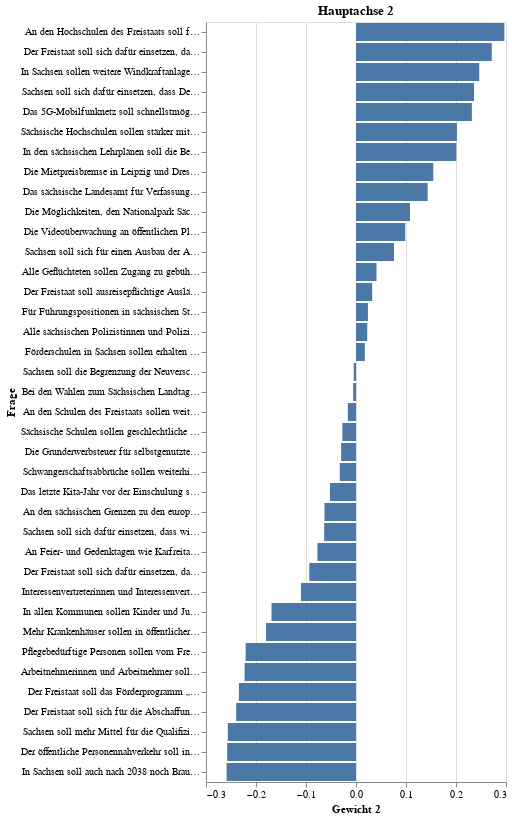

The code cell stored with this chart in its notebook:
### Markdown cell above
Das gleiche kann man dann mit der zweiten Achse machen. Diese ist in der Regel deutlich schwerer zu interpretieren.

### Code cell
chart = (
    alt.Chart(
        hauptachsen,
        title="Hauptachse 2",
    )
    .mark_bar()
    .encode(alt.X("Gewicht 2"), alt.Y("Frage", sort="-x"), alt.Tooltip("Frage"))
)
chart.save("hauptachse_2_fragen.json")
chart

### Figure 1 — Vega-Lite specification as saved in the notebook (floating-point values rounded to 4 significant figures)
{"config": {"view": {"continuousWidth": 300, "continuousHeight": 300}}, "data": {"name": "data-b6b95f140f764f455f120deb963cfc88"}, "mark": {"type": "bar"}, "encoding": {"tooltip": {"field": "Frage", "type": "nominal"}, "x": {"field": "Gewicht 2", "type": "quantitative"}, "y": {"field": "Frage", "sort": "-x", "type": "nominal"}}, "title": "Hauptachse 2", "$schema": "https://vega.github.io/schema/vega-lite/v5.20.1.json", "datasets": {"data-b6b95f140f764f455f120deb963cfc88": [{"Frage": "Alle Geflüchteten sollen Zugang zu gebührenfreien Deutschkursen erhalten.", "Gewicht 1": 0.1613, "Gewicht 2": 0.04102}, {"Frage": "Alle sächsischen Polizistinnen und Polizisten sollen im Rahmen von verpflichtenden Fortbildungen gegen Rassismus sensibilisiert werden müssen.  ", "Gewicht 1": 0.2312, "Gewicht 2": 0.02246}, {"Frage": "An Feier- und Gedenktagen wie Karfreitag und Volkstrauertag sollen Tanzveranstaltungen weiterhin verboten sein.", "Gewicht 1": -0.1095, "Gewicht 2": -0.07719}, {"Frage": "An den Hochschulen des Freistaats soll für militärische Zwecke geforscht werden dürfen.", "Gewicht 1": -0.05088, "Gewicht 2": 0.2967}, {"Frage": "An den Schulen des Freistaats sollen weiterhin Kopfnoten (Betragen, Fleiß, Mitarbeit, Ordnung) vergeben werden.", "Gewicht 1": -0.2133, "Gewicht 2": -0.01639}, {"Frage": "An den sächsischen Grenzen zu den europäischen Nachbarstaaten sollen weiterhin Personenkontrollen stattfinden.", "Gewicht 1": -0.2286, "Gewicht 2": -0.063}, {"Frage": "Arbeitnehmerinnen und Arbeitnehmer sollen einen gesetzlichen Anspruch haben, sich für Weiterbildung freistellen zu lassen („Bildungsurlaub“).", "Gewicht 1": 0.1341, "Gewicht 2": -0.2228}, {"Frage": "Bei den Wahlen zum Sächsischen Landtag sollen Jugendliche ab 16 Jahren wählen dürfen.", "Gewicht 1": 0.2185, "Gewicht 2": -0.005612}, {"Frage": "Das 5G-Mobilfunknetz soll schnellstmöglich ausgebaut werden.", "Gewicht 1": 0.09866, "Gewicht 2": 0.2317}, {"Frage": "Das letzte Kita-Jahr vor der Einschulung soll verpflichtend sein.", "Gewicht 1": 0.08532, "Gewicht 2": -0.05214}, {"Frage": "Das sächsische Landesamt für Verfassungsschutz soll gestärkt werden.", "Gewicht 1": 0.008302, "Gewicht 2": 0.1433}, {"Frage": "Der Freistaat soll ausreisepflichtige Ausländerinnen und Ausländer konsequent abschieben.", "Gewicht 1": -0.2024, "Gewicht 2": 0.03237}, {"Frage": "Der Freistaat soll das Förderprogramm „Weltoffenes Sachsen für Demokratie und Toleranz“ beenden.", "Gewicht 1": -0.2323, "Gewicht 2": -0.2342}, {"Frage": "Der Freistaat soll sich dafür einsetzen, dass gentechnisch veränderte Pflanzen in Sachsen angebaut werden dürfen.", "Gewicht 1": -0.03568, "Gewicht 2": 0.2715}, {"Frage": "Der Freistaat soll sich dafür einsetzen, dass innerorts Tempo 30 zur Regelgeschwindigkeit wird.", "Gewicht 1": 0.1906, "Gewicht 2": -0.09348}, {"Frage": "Der Freistaat soll sich für die Abschaffung des Rundfunkbeitrags einsetzen.", "Gewicht 1": -0.1916, "Gewicht 2": -0.2398}, {"Frage": "Der öffentliche Personennahverkehr soll in Sachsen für alle entgeltfrei sein.", "Gewicht 1": 0.08179, "Gewicht 2": -0.2577}, {"Frage": "Die Grunderwerbsteuer für selbstgenutzten Wohnraum soll gesenkt werden.", "Gewicht 1": -0.07951, "Gewicht 2": -0.02974}, {"Frage": "Die Mietpreisbremse in Leipzig und Dresden soll abgeschafft werden.", "Gewicht 1": -0.1937, "Gewicht 2": 0.1545}, {"Frage": "Die Möglichkeiten, den Nationalpark Sächsische Schweiz touristisch zu nutzen, sollen erweitert werden. ", "Gewicht 1": -0.1032, "Gewicht 2": 0.1079}, {"Frage": "Die Videoüberwachung an öffentlichen Plätzen soll ausgeweitet werden.", "Gewicht 1": -0.1306, "Gewicht 2": 0.09838}, {"Frage": "Förderschulen in Sachsen sollen erhalten bleiben.", "Gewicht 1": -0.1071, "Gewicht 2": 0.01773}, {"Frage": "Für Führungspositionen in sächsischen Staatsbetrieben soll es eine Frauenquote geben.", "Gewicht 1": 0.1961, "Gewicht 2": 0.02386}, {"Frage": "In Sachsen soll auch nach 2038 noch Braunkohle abgebaut werden.", "Gewicht 1": -0.2125, "Gewicht 2": -0.2588}, {"Frage": "In Sachsen sollen weitere Windkraftanlagen gebaut werden.", "Gewicht 1": 0.2224, "Gewicht 2": 0.2465}, {"Frage": "In allen Kommunen sollen Kinder und Jugendliche verpflichtend bei Entscheidungen, die sie betreffen, einbezogen werden.", "Gewicht 1": 0.1919, "Gewicht 2": -0.169}, {"Frage": "In den sächsischen Lehrplänen soll die Beschäftigung mit der SED-Diktatur stärker berücksichtigt werden.", "Gewicht 1": -0.05862, "Gewicht 2": 0.2007}, {"Frage": "Interessenvertreterinnen und Interessenvertreter, die Zugang zum Landtag haben, müssen in einer öffentlichen Liste („Lobbyregister“) erfasst werden.", "Gewicht 1": 0.01932, "Gewicht 2": -0.1101}, {"Frage": "Mehr Krankenhäuser sollen in öffentlicher Trägerschaft sein.", "Gewicht 1": 0.01854, "Gewicht 2": -0.18}, {"Frage": "Pflegebedürftige Personen sollen vom Freistaat finanziell unterstützt werden („Landespflegegeld“).", "Gewicht 1": 0.03692, "Gewicht 2": -0.2208}, {"Frage": "Sachsen soll die Begrenzung der Neuverschuldung („Schuldenbremse“) einhalten.", "Gewicht 1": -0.2163, "Gewicht 2": -0.004529}, {"Frage": "Sachsen soll mehr Mittel für die Qualifizierung von Langzeitarbeitslosen bereitstellen.", "Gewicht 1": 0.1417, "Gewicht 2": -0.2563}, {"Frage": "Sachsen soll sich dafür einsetzen, dass Deutschland weiterhin Waffen an die Ukraine liefert.", "Gewicht 1": 0.1036, "Gewicht 2": 0.2361}, {"Frage": "Sachsen soll sich dafür einsetzen, dass wieder eine Vermögenssteuer erhoben wird. ", "Gewicht 1": 0.2334, "Gewicht 2": -0.06368}, {"Frage": "Sachsen soll sich für einen Ausbau der Autobahn A4 zwischen Görlitz und Dresden einsetzen. ", "Gewicht 1": -0.2194, "Gewicht 2": 0.07602}, {"Frage": "Schwangerschaftsabbrüche sollen weiterhin nur nach verpflichtender Beratung möglich sein.", "Gewicht 1": -0.2036, "Gewicht 2": -0.03244}, {"Frage": "Sächsische Hochschulen sollen stärker mit privaten Unternehmen zusammenarbeiten.", "Gewicht 1": -0.08608, "Gewicht 2": 0.2019}, {"Frage": "Sächsische Schulen sollen geschlechtliche Vielfalt mit Sonderzeichen (z.B. Sternchen, Unterstrich oder Doppelpunkt) sprachlich abbilden dürfen.", "Gewicht 1": 0.2489, "Gewicht 2": -0.02727}]}}
